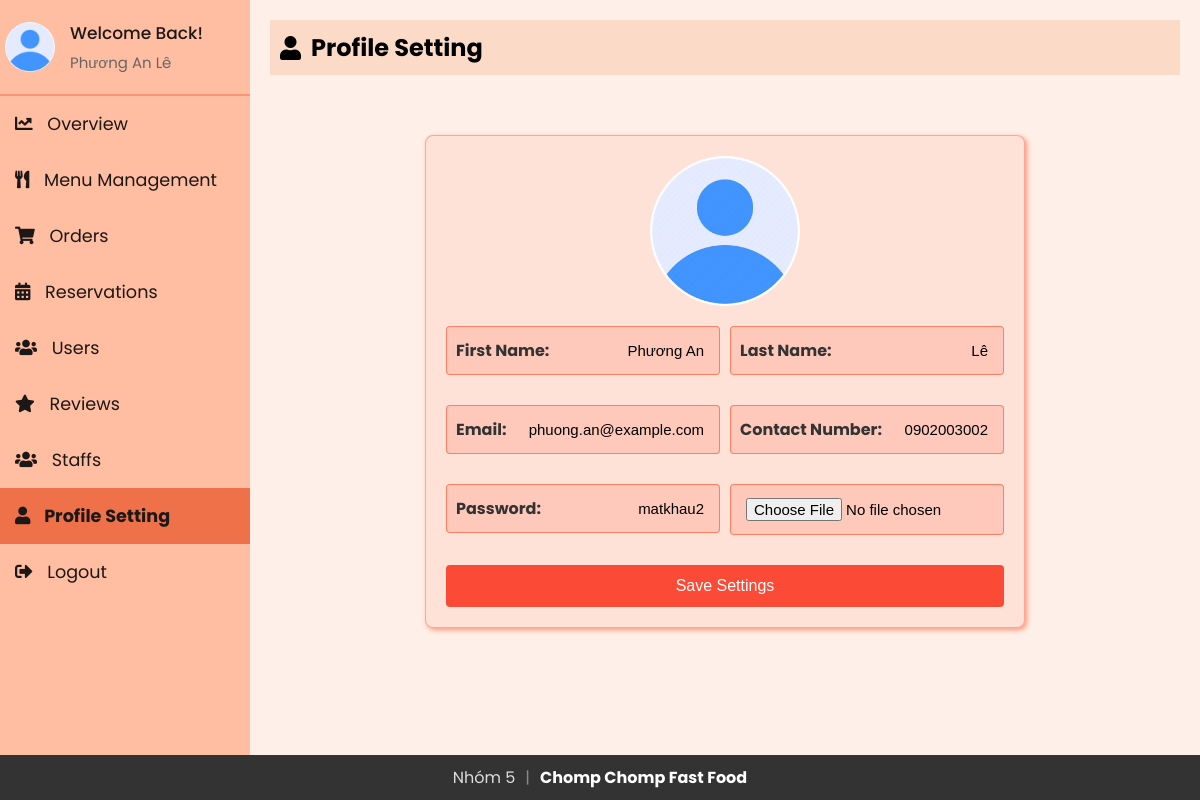
The app's page /Admin/profile.php (signed in) with its own data.
### tables this page shows
CREATE TABLE staff (
  id int(11) NOT NULL,
  firstName varchar(50) NOT NULL,
  lastName varchar(50) NOT NULL,
  email varchar(100) NOT NULL,
  contact varchar(15) DEFAULT NULL,
  role enum('superadmin','admin','delivery boy','waiter') NOT NULL,
  password varchar(255) NOT NULL,
  createdAt timestamp NOT NULL DEFAULT current_timestamp(),
  updatedAt timestamp NOT NULL DEFAULT current_timestamp() ON UPDATE current_timestamp(),
  profile_image varchar(255) NOT NULL DEFAULT 'default.jpg'
);

### Admin/db_connection.php (called while the page is built, shortened)
<?php
$password = "";
?>

### Admin/profile.php (the view, shortened to what this page needs)
<?php
$admin_email = isset($_SESSION['email']) ? $_SESSION['email'] : '';
include 'db_connection.php';
function getAdminInfo($email)
{
  global $conn;
  $stmt = $conn->prepare("SELECT firstName, lastName, email, contact, password, profile_image FROM staff WHERE email = ?");
  $stmt->bind_param("s", $email);
  $stmt->execute();
  $stmt->bind_result($firstName, $lastName, $email, $contact, $password, $profile_image);
  return [
    'firstName' => $firstName ?: '',
    'lastName' => $lastName ?: '',
    'email' => $email ?: '',
    'contact' => $contact ?: '',
    'password' => $password ?: '',
    'profile_image' => $profile_image ?: 'default.jpg'
  ];
}
$admin_info = getAdminInfo($admin_email);
?>
<!DOCTYPE html>
<html lang="en">
<head>
  <link rel="stylesheet" href="https://cdnjs.cloudflare.com/ajax/libs/font-awesome/5.15.3/css/all.min.css">
  <link rel="stylesheet" href="sidebar.css">
  <link rel="stylesheet" href="profile.css">
</head>
<body>
  <div class="sidebar">
    <div class="profile-section">
      <img src="../uploads/<?php echo htmlspecialchars($admin_info['profile_image']); ?>" alt="Profile Picture">
      <div class="info">
        <h3>Welcome Back!</h3>
        <p><?php echo htmlspecialchars($admin_info['firstName']) . ' ' . htmlspecialchars($admin_info['lastName']); ?></p>
      </div>
    </div>
    <ul>
      <li><a href="index.php"><i class="fas fa-chart-line"></i> Overview</a></li>
      <li><a href="admin_menu.php"><i class="fas fa-utensils"></i> Menu Management</a></li>
      <li><a href="admin_orders.php"><i class="fas fa-shopping-cart"></i> Orders</a></li>
      <li><a href="reservations.php"><i class="fas fa-calendar-alt"></i> Reservations</a></li>
      <li><a href="users.php"><i class="fas fa-users"></i> Users</a></li>
      <li><a href="reviews.php"><i class="fas fa-star"></i> Reviews</a></li>
      <li><a href="staffs.php"><i class="fas fa-users"></i> Staffs</a></li>
      <li><a href="profile.php" class="active"><i class="fas fa-user"></i> Profile Setting</a></li>
      <li><a href="logout.php"><i class="fas fa-sign-out-alt"></i> Logout</a></li>
    </ul>
  </div>
  <div class="content">
    <div class="header">
      <h2><i class="fas fa-user"></i> Profile Setting</h2>
    </div>
    <div class="wrapper">
      <div class="container">
        <img src="../uploads/<?php echo htmlspecialchars($admin_info['profile_image']); ?>" alt="Profile Image" class="profile-image">
        <form action="profile.php" method="post" enctype="multipart/form-data">
          <div class="form-row">
            <div class="form-group">
              <input type="text" id="firstName" name="firstName" value="<?php echo htmlspecialchars($admin_info['firstName']); ?>" placeholder=" ">
              <label for="firstName">First Name:</label>
            </div>
            <div class="form-group">
              <input type="text" id="lastName" name="lastName" value="<?php echo htmlspecialchars($admin_info['lastName']); ?>" placeholder=" ">
              <label for="lastName">Last Name:</label>
            </div>
          </div>
          <div class="form-row">
            <div class="form-group">
              <input type="email" id="email" name="email" value="<?php echo htmlspecialchars($admin_info['email']); ?>" readonly placeholder=" ">
              <label for="email">Email:</label>
            </div>
            <div class="form-group">
              <input type="text" id="contact" name="contact" value="<?php echo htmlspecialchars($admin_info['contact']); ?>" placeholder=" ">
              <label for="contact">Contact Number:</label>
            </div>
          </div>
          <div class="form-row">
            <div class="form-group">
              <input type="text" id="password" name="password" value="<?php echo htmlspecialchars($admin_info['password']); ?>" placeholder=" ">
              <label for="password">Password:</label>
            </div>
            <div class="form-group">
              <input type="file" id="profile_image" name="profile_image" placeholder=" ">
            </div>
          </div>
          <button type="submit">Save Settings</button>
        </form>
      </div>
    </div>
  </div>
</body>
</html>

### Admin/sidebar.css (style rules this page uses)
* { margin: 0; padding: 0; box-sizing: border-box; }
body { background: #fef0e8; font-family: "Poppins", sans-serif; display: flex; flex-direction: row; margin: 0; }
.sidebar { width: 250px; background-color: #ffbda1; color: #1d1818; overflow: auto; position: relative; min-height: 100vh; font-size: 1.1rem }
.sidebar ul li a { display: block; padding: 15px; text-decoration: none; color: #1d1818; transition: background-color 0.3s; }
.sidebar ul li a.active { background-color:#ee7149; font-weight: bold; }
.sidebar ul li a i { margin-right: 10px; }
.sidebar ul { list-style-type: none; padding: 0; }
.content { flex: 1; padding: 20px; }
.header { padding: 10px; background-color: #fbdac7; margin-bottom: 20px; display: flex; align-items: center; }
.header h2 { display: flex; align-items: center; }
.header h2 i { margin-right: 10px; }
.profile-section { padding: 20px 5px 20px 5px; display: flex; align-items: center; border-bottom: 2px solid rgba(253, 108, 77, 0.5); }
.profile-section img { width: 50px; height: 50px; border-radius: 50%; margin-right: 15px; }
.profile-section .info { flex-grow: 1; }
.profile-section .info h3 { margin: 0; font-size: 17px; font-weight: 500; }
.profile-section .info p { margin: 5px 0 0; font-size: 15px; color: #666; }
.sidebar ul li a.active { font-weight: bold; }

### Admin/profile.css (style rules this page uses)
body { font-family: poppins, sans-serif; background-color: #fef0e8; margin: 0; padding: 0; }
.wrapper { display: flex; justify-content: center; align-items: center; margin-top: 60px; }
.container { background-color: rgba(253, 108, 77, 0.1); border-color: rgba(253, 108, 77, 0.5); box-shadow: 2px 2px 5px rgba(253, 108, 77, 0.7); padding: 20px; border-radius: 8px; border: 1px solid rgba(253, 108, 77, 0.5); width: 600px; }
.form-row { display: flex; justify-content: space-between; margin-bottom: 20px; }
.form-group { position: relative; flex: 1; margin-right: 10px; }
.form-group:last-child { margin-right: 0; }
.form-group label { position: absolute; top: 12px; left: 5px; padding: 0 5px; font-weight: bold; color: #333; transition: 0.2s; pointer-events: none; }
.form-group input[type="text"], .form-group input[type="email"], .form-group input[type="file"] { width: 100%; padding: 15px 15px 15px 15px; margin-bottom: 10px; border: 1px solid rgba(253, 108, 77, 0.8); background-color: rgba(253, 108, 77, 0.2); border-radius: 4px; box-sizing: border-box; position: relative; text-align: right; font-size: 15px; }
.form-group input[type="file"] { padding: 13px 15px 13px 15px; }
form button { width: 100%; padding: 10px; background-color: #fb4a36; color: white; border: 2px solid #fb4a36; border-radius: 4px; cursor: pointer; font-size: 16px; transition: all 0.3s ease; }
.profile-image { display: block; margin: 0 auto 20px auto; width: 150px; height: 150px; border-radius: 50%; object-fit: cover; }
.profile-section { padding: 20px 5px 20px 5px; display: flex; align-items: center; border-bottom: 2px solid rgba(253, 108, 77, 0.5); }
.profile-section img { width: 50px; height: 50px; border-radius: 50%; margin-right: 15px; }
.profile-section .info { flex-grow: 1; }
.profile-section .info h3 { margin: 0; font-size: 17px; font-weight: 500; }
.profile-section .info p { margin: 5px 0 0; font-size: 15px; color: #666; }
.sidebar ul li a i { margin-right: 10px; }
.sidebar ul li a.active { font-weight: bold; }

### records on screen
staff: profile_image (placeholder picture), firstName "Phương An", lastName "Lê", email "phuong.an@example.com", contact "0902003002", password "matkhau2"
